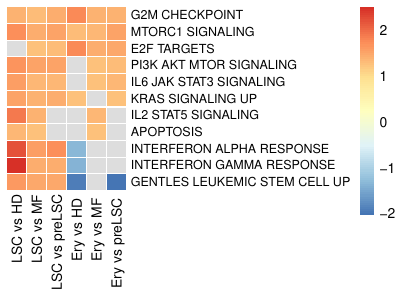

Source code (R):
# Load packages
library(SingCellaR)
library(mGSZ)
library(fgsea)
library(plyr)
library(pheatmap)

############################################################
############################ DE ############################
############################################################

# Load R object
load("../../../Sources/MFp53MPNAML_integration.revised.rdata")

# Retrieve metadata
df.pheno <- [email redacted]

# Retrieve expression matrix
df <- get_normalized_umi(MPN.integration.all)

# Merge genotype w/ cluster assignment for TP53_multihit
table(df.pheno$genotype.collapsed, df.pheno$merged.louvain)
df.pheno$genotype.groups <- NA

index <- df.pheno$genotype.collapsed=="TP53_multihit" & df.pheno$merged.louvain=="cl1_LSC"
df.pheno$genotype.groups[index] <- "TP53_multihit_LSC"

index <- df.pheno$genotype.collapsed=="TP53_multihit" & df.pheno$merged.louvain=="cl2_erythroid"
df.pheno$genotype.groups[index] <- "TP53_multihit_ery"

index <- df.pheno$genotype.collapsed=="MF"
df.pheno$genotype.groups[index] <- "MF"

index <- df.pheno$genotype.collapsed=="WT"
df.pheno$genotype.groups[index] <- "normal"

index <- df.pheno$genotype.collapsed=="preLSC"
df.pheno$genotype.groups[index] <- "preLSC"

table(df.pheno$genotype.groups) # 4546 TP53_multihit_LSC
                                # 3130 TP53_multihit_ery
                                # 2056 MF
                                # 5002 normal
                                # 1107 preLSC

# Define cell groups
non.ref <- c("TP53_multihit_LSC", "TP53_multihit_LSC", "TP53_multihit_LSC",
             "TP53_multihit_ery", "TP53_multihit_ery", "TP53_multihit_ery"
             )
ref <- c("MF", "normal", "preLSC",
         "MF", "normal", "preLSC"
         )

# DE
for(i in 1:length(non.ref)) {

    # Retrieve cell groups
        # group A (non-reference)
        cellsA <- df.pheno[which(df.pheno$genotype.groups==non.ref[i]), "Cell"]
        length(cellsA)
        
        # group B (reference)
        cellsB <- df.pheno[which(df.pheno$genotype.groups==ref[i]), "Cell"]
        length(cellsB)
        
    # Retrieve overlaps with exp matrix
        # group A (non-reference)
        cellsA <- intersect(cellsA, colnames(df))
        length(cellsA)
        
        # group B (reference)
        cellsB <- intersect(cellsB, colnames(df))
        length(cellsB)

    # Downsample: Both groups with equal n cells
        # Upper limit
        cells.max <- min(c(length(cellsA), length(cellsB)))

        # Downsample
        set.seed(1)
        cellsA <- sample(x=cellsA, size=cells.max, replace=FALSE)
        cellsB <- sample(x=cellsB, size=cells.max, replace=FALSE)

    # Generate, write pre-ranked genes
    file <- paste("pre-ranked_", non.ref[i], " vs ", ref[i], ".txt", sep="")

    identifyGSEAPrerankedGenes(
            method = c("wilcoxon"),
            objectA = MPN.integration.all,
            objectB = MPN.integration.all,
            cellsA = cellsA,
            cellsB = cellsB,
            write.to.file=paste("pre-ranked_", non.ref[i], " vs ", ref[i], ".txt", sep=""),
            min.log2FC = 0.1,
            min.expFraction = 0.01
            )

}

############################################################
##################### GSEA: HALLMARK #######################
############################################################

# Read reference gene list
gene.set <- geneSetsList("h.all.v7.4.symbols.gmt")

# Define DE files
files <- list.files()
files <- files[grep("pre-ranked", files, fixed=TRUE)]

for(i in 1:length(files)) {

    # Read R object
    file <- files[i]
    df <- read.table(file, sep="\t", header=TRUE, stringsAsFactors=FALSE)

    # Recode Inf,-Inf values
    df$log2FC[which(df$FoldChange=="Inf")] <- log2(df$ExpA[which(df$FoldChange=="Inf")] + 1)
    df$log2FC[which(df$FoldChange==0)] <- log2(df$ExpB[which(df$FoldChange==0)] + 1) * -1
    
    # Recode 0 p-values
    pval <- min(df$adjusted.pval[which(df$adjusted.pval != 0)])
    df$adjusted.pval[which(df$adjusted.pval == 0)] <- pval
    
    # Transform p-values
    df$adjusted.pval.log <- -log10(df$adjusted.pval)
    df$adjusted.pval.log <- ifelse(df$log2FC < 0, df$adjusted.pval.log* -1, df$adjusted.pval.log * 1)
     
    # Rank list (from lowest to highest! Opposite to GSEA GUI)
    df <- df[order(df$adjusted.pval.log), ]

    # Retrieve ranked genes
    genes.ranked <- df$adjusted.pval.log
    names(genes.ranked) <- df$Gene

    # Capitalize gene names
    names(genes.ranked) <- toupper(names(genes.ranked))

    # GSEA
        # Lastest version do not have eps option
        set.seed(123)
        fgseaRes <- fgsea(pathways=gene.set, stats=genes.ranked, minSize=0, maxSize=5000, nperm=1000)

        # Convert to data frame
        fgseaRes <- as.data.frame(fgseaRes)
        
        # Adjust for mutliple testing (default: fdr)
        #fgseaRes$padj.fdr  <-  p.adjust(fgseaRes$pval, method="fdr", n=length(fgseaRes$padj))

        # Order by p-values
        fgseaRes <- fgseaRes[order(fgseaRes$pval), ]

        # Reformat leading edge column
        . <- as.character(fgseaRes$leadingEdge)
        . <- gsub("c(", "", ., fixed=TRUE)
        . <- gsub(")", "", ., fixed=TRUE)
        . <- gsub("\"", "", ., fixed=TRUE)
        . <- gsub(" ", "" ,.)
        . <- gsub(",", "|", ., fixed=TRUE)
        fgseaRes$leadingEdge <- .

        # Save file
        file <- gsub("pre-ranked", "gsea", file, fixed=TRUE)
        write.table(fgseaRes, file, sep="\t", col.names=TRUE, row.names=FALSE, quote=FALSE)
        

}

############################################################
######################### GSEA #############################
############################################################

# Read reference gene list
gene.set <- geneSetsList("h.all.v7.4.symbols_GENTLES_LEUKEMIC_STEM_CELL_UP.gmt")

# Define DE files
files <- list.files()
files <- files[grep("pre-ranked", files, fixed=TRUE)]

for(i in 1:length(files)) {

    # Read R object
    file <- files[i]
    df <- read.table(file, sep="\t", header=TRUE, stringsAsFactors=FALSE)

    # Recode Inf,-Inf values
    df$log2FC[which(df$FoldChange=="Inf")] <- log2(df$ExpA[which(df$FoldChange=="Inf")] + 1)
    df$log2FC[which(df$FoldChange==0)] <- log2(df$ExpB[which(df$FoldChange==0)] + 1) * -1
    
    # Recode 0 p-values
    pval <- min(df$adjusted.pval[which(df$adjusted.pval != 0)])
    df$adjusted.pval[which(df$adjusted.pval == 0)] <- pval
    
    # Transform p-values
    df$adjusted.pval.log <- -log10(df$adjusted.pval)
    df$adjusted.pval.log <- ifelse(df$log2FC < 0, df$adjusted.pval.log* -1, df$adjusted.pval.log * 1)
     
    # Rank list (from lowest to highest! Opposite to GSEA GUI)
    df <- df[order(df$adjusted.pval.log), ]

    # Retrieve ranked genes
    genes.ranked <- df$adjusted.pval.log
    names(genes.ranked) <- df$Gene

    # Capitalize gene names
    names(genes.ranked) <- toupper(names(genes.ranked))

    # GSEA
        # Lastest version do not have eps option
        set.seed(123)
        fgseaRes <- fgsea(pathways=gene.set, stats=genes.ranked, minSize=0, maxSize=5000, nperm=1000)

        # Convert to data frame
        fgseaRes <- as.data.frame(fgseaRes)
        
        # Adjust for mutliple testing (default: fdr)
        #fgseaRes$padj.fdr  <-  p.adjust(fgseaRes$pval, method="fdr", n=length(fgseaRes$padj))

        # Order by p-values
        fgseaRes <- fgseaRes[order(fgseaRes$pval), ]

        # Reformat leading edge column
        . <- as.character(fgseaRes$leadingEdge)
        . <- gsub("c(", "", ., fixed=TRUE)
        . <- gsub(")", "", ., fixed=TRUE)
        . <- gsub("\"", "", ., fixed=TRUE)
        . <- gsub(" ", "" ,.)
        . <- gsub(",", "|", ., fixed=TRUE)
        fgseaRes$leadingEdge <- .

        # Save file
        file <- gsub("pre-ranked", "gsea", file, fixed=TRUE)
        write.table(fgseaRes, file, sep="\t", col.names=TRUE, row.names=FALSE, quote=FALSE)
        

}

############################################################
####################### GSEA HEATMAP #######################
############################################################

# Define GSEA result files
files <- c("gsea_TP53_multihit_LSC vs normal.txt",
           "gsea_TP53_multihit_LSC vs MF.txt",
           "gsea_TP53_multihit_LSC vs preLSC.txt",
           "gsea_TP53_multihit_ery vs normal.txt",
           "gsea_TP53_multihit_ery vs MF.txt",
           "gsea_TP53_multihit_ery vs preLSC.txt"
           )
labels <- c("LSC vs HD",
            "LSC vs MF",
            "LSC vs preLSC",
            "Ery vs HD ",
            "Ery vs MF ",
            "Ery vs preLSC "
            )

df.list <- list()

for(i in 1:length(files)) {
  
  file <- files[i]
  df <- read.table(file, sep="\t", header=TRUE, stringsAsFactors=FALSE, fill=TRUE)
  
  . <- grep("|", df$pathway, fixed=TRUE, value=TRUE)
  
  if(length(.) != 0) {
    
    df <- df[-grep("|", df$pathway, fixed=TRUE), ]
    
  }
  
  
  df.list[[i]] <- df
  
}

length(df.list)

# Tabulate padj
. <- lapply(df.list, function(x) {(x[,c("pathway", "padj")])})
names(.[[1]])[2] <- labels[1]
names(.[[2]])[2] <- labels[2]
names(.[[3]])[2] <- labels[3]
names(.[[4]])[2] <- labels[4]
names(.[[5]])[2] <- labels[5]
names(.[[6]])[2] <- labels[6]
. <- Reduce(function(x,y) join(x=x, y=y, by="pathway", type="full"), .)
row.names(.) <- .$pathway
.$pathway <- NULL
padj <- .

# Tabulate nes
. <- lapply(df.list, function(x) {(x[,c("pathway", "NES")])})
names(.[[1]])[2] <- labels[1]
names(.[[2]])[2] <- labels[2]
names(.[[3]])[2] <- labels[3]
names(.[[4]])[2] <- labels[4]
names(.[[5]])[2] <- labels[5]
names(.[[6]])[2] <- labels[6]
. <- Reduce(function(x,y) join(x=x, y=y, by="pathway", type="full"), .)
row.names(.) <- .$pathway
.$pathway <- NULL
nes <- .

# Censor non-sig NES
threshold <- 0.25
nes[padj > threshold] <- NA

# Remove non-sig. gene sets
. <- apply(nes, 1, function(x) {sum(!is.na(x)) != 0})
nes <- nes[.,]

# Reorder for aesthetic purpose
#nes$up <- apply(nes, 1, function(x) {sum(x > 0, na.rm=TRUE)})
#nes$down <- apply(nes, 1, function(x) {sum(x < 0, na.rm=TRUE)})
#nes$net <- nes$up - nes$down
#nes <- nes[order(nes$net, decreasing=TRUE), ]
#nes <- nes[, -which(names(nes) %in% c("up", "down", "net"))]
nes$sum <- rowSums(nes, na.rm=TRUE)
nes <- nes[order(nes$sum, decreasing=TRUE), ]
nes$sum <- NULL

# Tidy gene set names
row.names(nes) <- gsub("HALLMARK_", "", row.names(nes))
row.names(nes) <- gsub("_", " ", row.names(nes))

# Subset selected pathways
pathways <- c("G2M CHECKPOINT",
              "MTORC1 SIGNALING",
              "E2F TARGETS",
              "PI3K AKT MTOR SIGNALING",
              "IL6 JAK STAT3 SIGNALING",
              "KRAS SIGNALING UP",
              "IL2 STAT5 SIGNALING",
              "APOPTOSIS",
              "INTERFERON ALPHA RESPONSE",
              "INTERFERON GAMMA RESPONSE",
              "GENTLES LEUKEMIC STEM CELL UP"
              )
nes <- nes[pathways, ]

# Definitions
data <- nes

# Plot and save: NES
pdf("FigureS4d.pdf", width=4, height=3)

pheatmap(data, cluster_rows=FALSE, cluster_cols=FALSE, scale="none", fontsize_row=9, border_color="white", legend=TRUE, angle_col="90")

dev.off()


